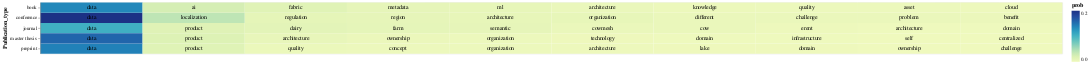

Notebook code cell kept with this figure:
### Code cell
# Select the top terms for each PDF
top_terms_df_publication_type = result_df_publication_type.groupby('Publication_type').head(10)

# Add a small random value to 'idf_value' for better visualization
top_terms_df_publication_type['prob'] = top_terms_df_publication_type['prob'] + np.random.rand(top_terms_df_publication_type.shape[0]) * 0.0001

# Create a base chart
base = alt.Chart(top_terms_df_publication_type).encode(
    x=alt.X('rank:O', axis=None),  # Use rank for x-axis
    y='Publication_type:N',
    color=alt.Color('prob:Q', scale=alt.Scale(scheme='viridis')),
    text='topic_word:N'  # Corrected column name to 'topic_word'
).transform_window(
    rank="rank()",
    sort=[alt.SortField("prob", order="descending")],
    groupby=["Publication_type"]
)

# Create a heatmap
heatmap = base.mark_rect().encode(
    color='prob:Q',
)

# Create text labels with conditional color
text = base.mark_text(baseline='middle').encode(
    text='topic_word:N',
    color=alt.condition(alt.datum.idf_value >= 2.0, alt.value('white'), alt.value('black'))
)

# Display the heatmap and text labels
chart_lda_publication_type = (heatmap + text).properties(width=2000)
chart_lda_publication_type

### Figure 1 — Vega-Lite specification as saved in the notebook (floating-point values rounded to 4 significant figures)
{"config": {"view": {"continuousWidth": 300, "continuousHeight": 300}}, "layer": [{"mark": {"type": "rect"}, "encoding": {"color": {"field": "prob", "type": "quantitative"}, "text": {"field": "topic_word", "type": "nominal"}, "x": {"axis": null, "field": "rank", "type": "ordinal"}, "y": {"field": "Publication_type", "type": "nominal"}}, "transform": [{"window": [{"op": "rank", "field": "", "as": "rank"}], "groupby": ["Publication_type"], "sort": [{"field": "prob", "order": "descending"}]}]}, {"mark": {"type": "text", "baseline": "middle"}, "encoding": {"color": {"condition": {"test": "(datum.idf_value >= 2.0)", "value": "white"}, "value": "black"}, "text": {"field": "topic_word", "type": "nominal"}, "x": {"axis": null, "field": "rank", "type": "ordinal"}, "y": {"field": "Publication_type", "type": "nominal"}}, "transform": [{"window": [{"op": "rank", "field": "", "as": "rank"}], "groupby": ["Publication_type"], "sort": [{"field": "prob", "order": "descending"}]}]}], "data": {"name": "data-ac4dcd435ea2187fbfdccf8b0afafe71"}, "width": 2000, "$schema": "https://vega.github.io/schema/vega-lite/v5.15.1.json", "datasets": {"data-ac4dcd435ea2187fbfdccf8b0afafe71": [{"Publication_type": "conference", "topic_word": "data", "prob": 0.1561}, {"Publication_type": "conference", "topic_word": "localization", "prob": 0.03485}, {"Publication_type": "conference", "topic_word": "regulation", "prob": 0.01274}, {"Publication_type": "conference", "topic_word": "region", "prob": 0.0117}, {"Publication_type": "conference", "topic_word": "architecture", "prob": 0.011}, {"Publication_type": "conference", "topic_word": "organization", "prob": 0.01095}, {"Publication_type": "conference", "topic_word": "different", "prob": 0.009126}, {"Publication_type": "conference", "topic_word": "challenge", "prob": 0.008918}, {"Publication_type": "conference", "topic_word": "problem", "prob": 0.008869}, {"Publication_type": "conference", "topic_word": "benefit", "prob": 0.008228}, {"Publication_type": "book", "topic_word": "data", "prob": 0.1075}, {"Publication_type": "book", "topic_word": "ai", "prob": 0.02327}, {"Publication_type": "book", "topic_word": "fabric", "prob": 0.01597}, {"Publication_type": "book", "topic_word": "metadata", "prob": 0.01196}, {"Publication_type": "book", "topic_word": "ml", "prob": 0.01098}, {"Publication_type": "book", "topic_word": "architecture", "prob": 0.008899}, {"Publication_type": "book", "topic_word": "knowledge", "prob": 0.007613}, {"Publication_type": "book", "topic_word": "quality", "prob": 0.007475}, {"Publication_type": "book", "topic_word": "asset", "prob": 0.007188}, {"Publication_type": "book", "topic_word": "cloud", "prob": 0.006571}, {"Publication_type": "journal", "topic_word": "data", "prob": 0.08368}, {"Publication_type": "journal", "topic_word": "product", "prob": 0.01734}, {"Publication_type": "journal", "topic_word": "dairy", "prob": 0.01382}, {"Publication_type": "journal", "topic_word": "farm", "prob": 0.01245}, {"Publication_type": "journal", "topic_word": "semantic", "prob": 0.01206}, {"Publication_type": "journal", "topic_word": "cowmesh", "prob": 0.008939}, {"Publication_type": "journal", "topic_word": "cow", "prob": 0.008737}, {"Publication_type": "journal", "topic_word": "erent", "prob": 0.006527}, {"Publication_type": "journal", "topic_word": "architecture", "prob": 0.005587}, {"Publication_type": "journal", "topic_word": "domain", "prob": 0.005439}, {"Publication_type": "preprint", "topic_word": "data", "prob": 0.1111}, {"Publication_type": "preprint", "topic_word": "product", "prob": 0.01706}, {"Publication_type": "preprint", "topic_word": "quality", "prob": 0.007669}, {"Publication_type": "preprint", "topic_word": "organization", "prob": 0.007261}, {"Publication_type": "preprint", "topic_word": "concept", "prob": 0.00729}, {"Publication_type": "preprint", "topic_word": "architecture", "prob": 0.006799}, {"Publication_type": "preprint", "topic_word": "lake", "prob": 0.006116}, {"Publication_type": "preprint", "topic_word": "domain", "prob": 0.005947}, {"Publication_type": "preprint", "topic_word": "ownership", "prob": 0.005077}, {"Publication_type": "preprint", "topic_word": "challenge", "prob": 0.00499}, {"Publication_type": "master thesis", "topic_word": "data", "prob": 0.1248}, {"Publication_type": "master thesis", "topic_word": "product", "prob": 0.01896}, {"Publication_type": "master thesis", "topic_word": "architecture", "prob": 0.01032}, {"Publication_type": "master thesis", "topic_word": "ownership", "prob": 0.008297}, {"Publication_type": "master thesis", "topic_word": "organization", "prob": 0.007395}, {"Publication_type": "master thesis", "topic_word": "technology", "prob": 0.005942}, {"Publication_type": "master thesis", "topic_word": "domain", "prob": 0.005492}, {"Publication_type": "master thesis", "topic_word": "infrastructure", "prob": 0.0054}, {"Publication_type": "master thesis", "topic_word": "self", "prob": 0.005039}, {"Publication_type": "master thesis", "topic_word": "centralized", "prob": 0.005016}]}}
